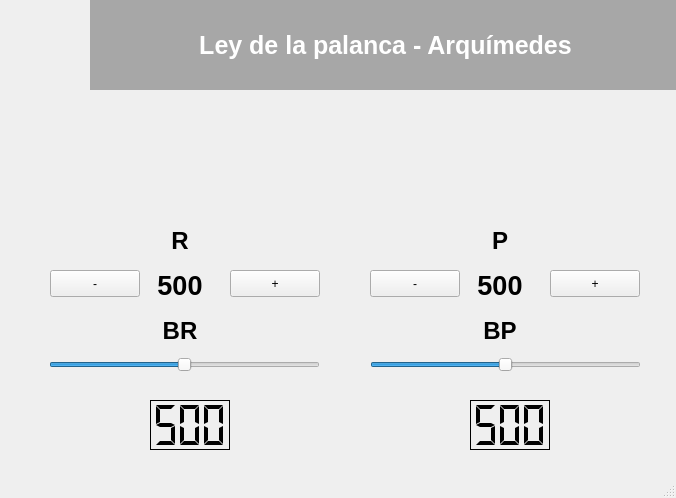
<?xml version="1.0" encoding="UTF-8"?>
<ui version="4.0">
 <class>MainWindow</class>
 <widget class="QMainWindow" name="MainWindow">
  <property name="geometry">
   <rect>
    <x>0</x>
    <y>0</y>
    <width>676</width>
    <height>498</height>
   </rect>
  </property>
  <property name="minimumSize">
   <size>
    <width>676</width>
    <height>498</height>
   </size>
  </property>
  <property name="maximumSize">
   <size>
    <width>676</width>
    <height>498</height>
   </size>
  </property>
  <property name="windowTitle">
   <string>Ley de la palanca</string>
  </property>
  <widget class="QWidget" name="centralwidget">
   <widget class="QPushButton" name="brmenys">
    <property name="geometry">
     <rect>
      <x>50</x>
      <y>270</y>
      <width>90</width>
      <height>27</height>
     </rect>
    </property>
    <property name="text">
     <string>-</string>
    </property>
   </widget>
   <widget class="QPushButton" name="brmes">
    <property name="geometry">
     <rect>
      <x>230</x>
      <y>270</y>
      <width>90</width>
      <height>27</height>
     </rect>
    </property>
    <property name="text">
     <string>+</string>
    </property>
   </widget>
   <widget class="QPushButton" name="bpmenys">
    <property name="geometry">
     <rect>
      <x>370</x>
      <y>270</y>
      <width>90</width>
      <height>27</height>
     </rect>
    </property>
    <property name="text">
     <string>-</string>
    </property>
   </widget>
   <widget class="QPushButton" name="bpmes">
    <property name="geometry">
     <rect>
      <x>550</x>
      <y>270</y>
      <width>90</width>
      <height>27</height>
     </rect>
    </property>
    <property name="text">
     <string>+</string>
    </property>
   </widget>
   <widget class="QSlider" name="sliderBR">
    <property name="geometry">
     <rect>
      <x>49</x>
      <y>350</y>
      <width>271</width>
      <height>29</height>
     </rect>
    </property>
    <property name="maximum">
     <number>999</number>
    </property>
    <property name="pageStep">
     <number>1</number>
    </property>
    <property name="value">
     <number>500</number>
    </property>
    <property name="orientation">
     <enum>Qt::Horizontal</enum>
    </property>
   </widget>
   <widget class="QSlider" name="sliderBP">
    <property name="geometry">
     <rect>
      <x>370</x>
      <y>350</y>
      <width>271</width>
      <height>29</height>
     </rect>
    </property>
    <property name="maximum">
     <number>999</number>
    </property>
    <property name="pageStep">
     <number>1</number>
    </property>
    <property name="value">
     <number>500</number>
    </property>
    <property name="orientation">
     <enum>Qt::Horizontal</enum>
    </property>
   </widget>
   <widget class="QLabel" name="capcelera">
    <property name="geometry">
     <rect>
      <x>90</x>
      <y>0</y>
      <width>591</width>
      <height>90</height>
     </rect>
    </property>
    <property name="font">
     <font>
      <pointsize>19</pointsize>
      <weight>75</weight>
      <bold>true</bold>
     </font>
    </property>
    <property name="styleSheet">
     <string notr="true">background-color: rgb(167, 167, 167);
color: white;</string>
    </property>
    <property name="text">
     <string>Ley de la palanca - Arquímedes</string>
    </property>
    <property name="scaledContents">
     <bool>false</bool>
    </property>
    <property name="alignment">
     <set>Qt::AlignCenter</set>
    </property>
    <property name="wordWrap">
     <bool>false</bool>
    </property>
   </widget>
   <widget class="QLabel" name="palanca">
    <property name="geometry">
     <rect>
      <x>370</x>
      <y>100</y>
      <width>271</width>
      <height>91</height>
     </rect>
    </property>
    <property name="minimumSize">
     <size>
      <width>271</width>
      <height>91</height>
     </size>
    </property>
    <property name="maximumSize">
     <size>
      <width>271</width>
      <height>91</height>
     </size>
    </property>
    <property name="styleSheet">
     <string notr="true">background-image: url(&quot;palanca.jpg&quot;);</string>
    </property>
    <property name="text">
     <string/>
    </property>
    <property name="pixmap">
     <pixmap>imatges_palanca/palanca.jpg</pixmap>
    </property>
    <property name="scaledContents">
     <bool>true</bool>
    </property>
    <property name="alignment">
     <set>Qt::AlignCenter</set>
    </property>
   </widget>
   <widget class="QLabel" name="resultat">
    <property name="geometry">
     <rect>
      <x>50</x>
      <y>110</y>
      <width>271</width>
      <height>91</height>
     </rect>
    </property>
    <property name="minimumSize">
     <size>
      <width>271</width>
      <height>91</height>
     </size>
    </property>
    <property name="maximumSize">
     <size>
      <width>271</width>
      <height>91</height>
     </size>
    </property>
    <property name="text">
     <string/>
    </property>
    <property name="scaledContents">
     <bool>true</bool>
    </property>
    <property name="alignment">
     <set>Qt::AlignCenter</set>
    </property>
    <property name="textInteractionFlags">
     <set>Qt::NoTextInteraction</set>
    </property>
   </widget>
   <widget class="QLCDNumber" name="lcdBR">
    <property name="geometry">
     <rect>
      <x>150</x>
      <y>400</y>
      <width>80</width>
      <height>50</height>
     </rect>
    </property>
    <property name="minimumSize">
     <size>
      <width>80</width>
      <height>50</height>
     </size>
    </property>
    <property name="maximumSize">
     <size>
      <width>80</width>
      <height>50</height>
     </size>
    </property>
    <property name="font">
     <font>
      <weight>50</weight>
      <bold>false</bold>
     </font>
    </property>
    <property name="styleSheet">
     <string notr="true">color: rgb(0, 0, 0);</string>
    </property>
    <property name="frameShadow">
     <enum>QFrame::Plain</enum>
    </property>
    <property name="numDigits">
     <number>3</number>
    </property>
    <property name="segmentStyle">
     <enum>QLCDNumber::Flat</enum>
    </property>
    <property name="value" stdset="0">
     <double>500.000000000000000</double>
    </property>
   </widget>
   <widget class="QLCDNumber" name="lcdBP">
    <property name="geometry">
     <rect>
      <x>470</x>
      <y>400</y>
      <width>80</width>
      <height>50</height>
     </rect>
    </property>
    <property name="minimumSize">
     <size>
      <width>80</width>
      <height>50</height>
     </size>
    </property>
    <property name="maximumSize">
     <size>
      <width>80</width>
      <height>50</height>
     </size>
    </property>
    <property name="font">
     <font>
      <weight>50</weight>
      <bold>false</bold>
     </font>
    </property>
    <property name="frameShadow">
     <enum>QFrame::Plain</enum>
    </property>
    <property name="numDigits">
     <number>3</number>
    </property>
    <property name="segmentStyle">
     <enum>QLCDNumber::Flat</enum>
    </property>
    <property name="value" stdset="0">
     <double>500.000000000000000</double>
    </property>
   </widget>
   <widget class="QLabel" name="R">
    <property name="geometry">
     <rect>
      <x>150</x>
      <y>260</y>
      <width>60</width>
      <height>51</height>
     </rect>
    </property>
    <property name="minimumSize">
     <size>
      <width>60</width>
      <height>51</height>
     </size>
    </property>
    <property name="maximumSize">
     <size>
      <width>60</width>
      <height>51</height>
     </size>
    </property>
    <property name="font">
     <font>
      <pointsize>20</pointsize>
      <weight>75</weight>
      <bold>true</bold>
     </font>
    </property>
    <property name="midLineWidth">
     <number>0</number>
    </property>
    <property name="text">
     <string>500</string>
    </property>
    <property name="alignment">
     <set>Qt::AlignCenter</set>
    </property>
   </widget>
   <widget class="QLabel" name="P">
    <property name="geometry">
     <rect>
      <x>470</x>
      <y>260</y>
      <width>60</width>
      <height>51</height>
     </rect>
    </property>
    <property name="minimumSize">
     <size>
      <width>60</width>
      <height>51</height>
     </size>
    </property>
    <property name="maximumSize">
     <size>
      <width>60</width>
      <height>51</height>
     </size>
    </property>
    <property name="font">
     <font>
      <pointsize>20</pointsize>
      <weight>75</weight>
      <bold>true</bold>
     </font>
    </property>
    <property name="text">
     <string>500</string>
    </property>
    <property name="alignment">
     <set>Qt::AlignCenter</set>
    </property>
   </widget>
   <widget class="QLabel" name="label">
    <property name="geometry">
     <rect>
      <x>0</x>
      <y>0</y>
      <width>90</width>
      <height>90</height>
     </rect>
    </property>
    <property name="minimumSize">
     <size>
      <width>90</width>
      <height>90</height>
     </size>
    </property>
    <property name="maximumSize">
     <size>
      <width>90</width>
      <height>90</height>
     </size>
    </property>
    <property name="text">
     <string/>
    </property>
    <property name="pixmap">
     <pixmap>imatges_palanca/arquimedes_palanca_mundo.jpg</pixmap>
    </property>
    <property name="scaledContents">
     <bool>true</bool>
    </property>
    <property name="alignment">
     <set>Qt::AlignCenter</set>
    </property>
    <property name="textInteractionFlags">
     <set>Qt::NoTextInteraction</set>
    </property>
   </widget>
   <widget class="QLabel" name="label_2">
    <property name="geometry">
     <rect>
      <x>150</x>
      <y>230</y>
      <width>60</width>
      <height>21</height>
     </rect>
    </property>
    <property name="font">
     <font>
      <pointsize>18</pointsize>
      <weight>75</weight>
      <bold>true</bold>
     </font>
    </property>
    <property name="text">
     <string>R</string>
    </property>
    <property name="alignment">
     <set>Qt::AlignCenter</set>
    </property>
   </widget>
   <widget class="QLabel" name="label_3">
    <property name="geometry">
     <rect>
      <x>470</x>
      <y>230</y>
      <width>60</width>
      <height>21</height>
     </rect>
    </property>
    <property name="font">
     <font>
      <pointsize>18</pointsize>
      <weight>75</weight>
      <bold>true</bold>
     </font>
    </property>
    <property name="text">
     <string>P</string>
    </property>
    <property name="alignment">
     <set>Qt::AlignCenter</set>
    </property>
   </widget>
   <widget class="QLabel" name="label_4">
    <property name="geometry">
     <rect>
      <x>150</x>
      <y>320</y>
      <width>60</width>
      <height>21</height>
     </rect>
    </property>
    <property name="font">
     <font>
      <pointsize>18</pointsize>
      <weight>75</weight>
      <bold>true</bold>
     </font>
    </property>
    <property name="text">
     <string>BR</string>
    </property>
    <property name="alignment">
     <set>Qt::AlignCenter</set>
    </property>
   </widget>
   <widget class="QLabel" name="label_5">
    <property name="geometry">
     <rect>
      <x>470</x>
      <y>320</y>
      <width>60</width>
      <height>21</height>
     </rect>
    </property>
    <property name="font">
     <font>
      <pointsize>18</pointsize>
      <weight>75</weight>
      <bold>true</bold>
     </font>
    </property>
    <property name="text">
     <string>BP</string>
    </property>
    <property name="alignment">
     <set>Qt::AlignCenter</set>
    </property>
   </widget>
  </widget>
  <widget class="QStatusBar" name="statusbar"/>
 </widget>
 <resources/>
 <connections>
  <connection>
   <sender>sliderBR</sender>
   <signal>valueChanged(int)</signal>
   <receiver>lcdBR</receiver>
   <slot>display(int)</slot>
   <hints>
    <hint type="sourcelabel">
     <x>150</x>
     <y>375</y>
    </hint>
    <hint type="destinationlabel">
     <x>69</x>
     <y>369</y>
    </hint>
   </hints>
  </connection>
  <connection>
   <sender>sliderBP</sender>
   <signal>valueChanged(int)</signal>
   <receiver>lcdBP</receiver>
   <slot>display(int)</slot>
   <hints>
    <hint type="sourcelabel">
     <x>461</x>
     <y>375</y>
    </hint>
    <hint type="destinationlabel">
     <x>401</x>
     <y>366</y>
    </hint>
   </hints>
  </connection>
 </connections>
</ui>
